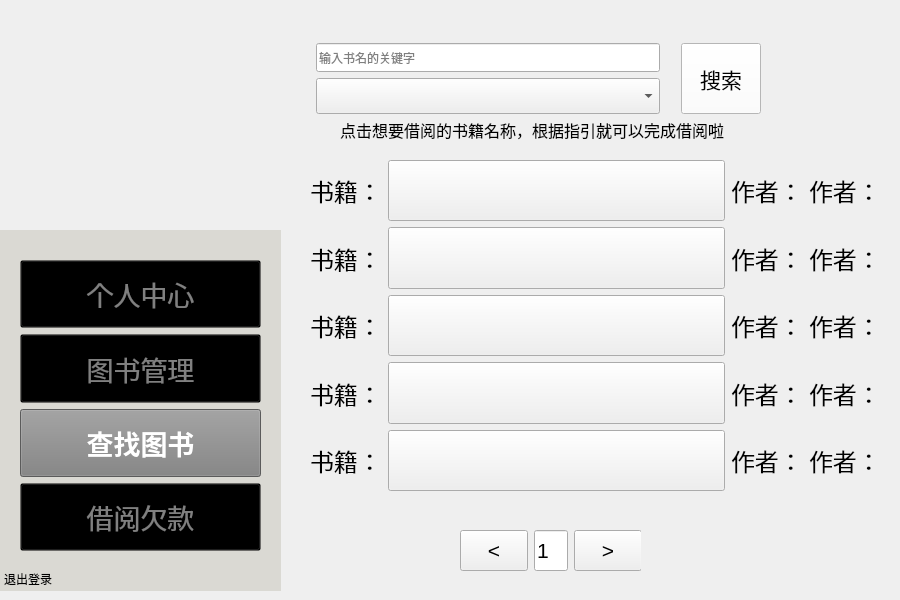
<?xml version="1.0" encoding="UTF-8"?>
<ui version="4.0">
 <class>findbook</class>
 <widget class="QWidget" name="findbook">
  <property name="geometry">
   <rect>
    <x>0</x>
    <y>0</y>
    <width>900</width>
    <height>600</height>
   </rect>
  </property>
  <property name="sizePolicy">
   <sizepolicy hsizetype="Ignored" vsizetype="Preferred">
    <horstretch>0</horstretch>
    <verstretch>0</verstretch>
   </sizepolicy>
  </property>
  <property name="windowTitle">
   <string>Form</string>
  </property>
  <widget class="QWidget" name="verticalLayoutWidget_4">
   <property name="geometry">
    <rect>
     <x>310</x>
     <y>160</y>
     <width>571</width>
     <height>331</height>
    </rect>
   </property>
   <layout class="QVBoxLayout" name="verticalLayout_3">
    <item>
     <layout class="QHBoxLayout" name="horizontalLayout_11">
      <item>
       <widget class="QLabel" name="n1">
        <property name="sizePolicy">
         <sizepolicy hsizetype="Fixed" vsizetype="Preferred">
          <horstretch>0</horstretch>
          <verstretch>0</verstretch>
         </sizepolicy>
        </property>
        <property name="font">
         <font>
          <pointsize>18</pointsize>
         </font>
        </property>
        <property name="text">
         <string>书籍：</string>
        </property>
       </widget>
      </item>
      <item>
       <widget class="QPushButton" name="bookk">
        <property name="sizePolicy">
         <sizepolicy hsizetype="Preferred" vsizetype="Expanding">
          <horstretch>0</horstretch>
          <verstretch>0</verstretch>
         </sizepolicy>
        </property>
        <property name="font">
         <font>
          <pointsize>14</pointsize>
         </font>
        </property>
        <property name="styleSheet">
         <string notr="true">border: none;
    background-color: rgba(0, 0, 0, 0); /* 设置背景颜色为透明}</string>
        </property>
        <property name="text">
         <string/>
        </property>
       </widget>
      </item>
      <item>
       <widget class="QLabel" name="n11">
        <property name="sizePolicy">
         <sizepolicy hsizetype="Fixed" vsizetype="Preferred">
          <horstretch>0</horstretch>
          <verstretch>0</verstretch>
         </sizepolicy>
        </property>
        <property name="font">
         <font>
          <pointsize>18</pointsize>
         </font>
        </property>
        <property name="text">
         <string>作者：</string>
        </property>
       </widget>
      </item>
      <item>
       <widget class="QLabel" name="author1">
        <property name="sizePolicy">
         <sizepolicy hsizetype="Fixed" vsizetype="Preferred">
          <horstretch>0</horstretch>
          <verstretch>0</verstretch>
         </sizepolicy>
        </property>
        <property name="font">
         <font>
          <pointsize>18</pointsize>
         </font>
        </property>
        <property name="text">
         <string>作者：</string>
        </property>
       </widget>
      </item>
     </layout>
    </item>
    <item>
     <layout class="QHBoxLayout" name="horizontalLayout_10">
      <item>
       <widget class="QLabel" name="n2">
        <property name="sizePolicy">
         <sizepolicy hsizetype="Fixed" vsizetype="Preferred">
          <horstretch>0</horstretch>
          <verstretch>0</verstretch>
         </sizepolicy>
        </property>
        <property name="font">
         <font>
          <pointsize>18</pointsize>
         </font>
        </property>
        <property name="text">
         <string>书籍：</string>
        </property>
       </widget>
      </item>
      <item>
       <widget class="QPushButton" name="bookk2">
        <property name="sizePolicy">
         <sizepolicy hsizetype="Preferred" vsizetype="Expanding">
          <horstretch>0</horstretch>
          <verstretch>0</verstretch>
         </sizepolicy>
        </property>
        <property name="font">
         <font>
          <pointsize>14</pointsize>
         </font>
        </property>
        <property name="styleSheet">
         <string notr="true">border: none;
    background-color: rgba(0, 0, 0, 0); /* 设置背景颜色为透明}</string>
        </property>
        <property name="text">
         <string/>
        </property>
       </widget>
      </item>
      <item>
       <widget class="QLabel" name="n22">
        <property name="sizePolicy">
         <sizepolicy hsizetype="Fixed" vsizetype="Preferred">
          <horstretch>0</horstretch>
          <verstretch>0</verstretch>
         </sizepolicy>
        </property>
        <property name="font">
         <font>
          <pointsize>18</pointsize>
         </font>
        </property>
        <property name="text">
         <string>作者：</string>
        </property>
       </widget>
      </item>
      <item>
       <widget class="QLabel" name="author2">
        <property name="sizePolicy">
         <sizepolicy hsizetype="Fixed" vsizetype="Preferred">
          <horstretch>0</horstretch>
          <verstretch>0</verstretch>
         </sizepolicy>
        </property>
        <property name="font">
         <font>
          <pointsize>18</pointsize>
         </font>
        </property>
        <property name="text">
         <string>作者：</string>
        </property>
       </widget>
      </item>
     </layout>
    </item>
    <item>
     <layout class="QHBoxLayout" name="horizontalLayout_9">
      <item>
       <widget class="QLabel" name="n3">
        <property name="sizePolicy">
         <sizepolicy hsizetype="Fixed" vsizetype="Preferred">
          <horstretch>0</horstretch>
          <verstretch>0</verstretch>
         </sizepolicy>
        </property>
        <property name="font">
         <font>
          <pointsize>18</pointsize>
         </font>
        </property>
        <property name="text">
         <string>书籍：</string>
        </property>
       </widget>
      </item>
      <item>
       <widget class="QPushButton" name="bookk3">
        <property name="sizePolicy">
         <sizepolicy hsizetype="Preferred" vsizetype="Expanding">
          <horstretch>0</horstretch>
          <verstretch>0</verstretch>
         </sizepolicy>
        </property>
        <property name="font">
         <font>
          <pointsize>14</pointsize>
         </font>
        </property>
        <property name="styleSheet">
         <string notr="true">border: none;
    background-color: rgba(0, 0, 0, 0); /* 设置背景颜色为透明}</string>
        </property>
        <property name="text">
         <string/>
        </property>
       </widget>
      </item>
      <item>
       <widget class="QLabel" name="n33">
        <property name="sizePolicy">
         <sizepolicy hsizetype="Fixed" vsizetype="Preferred">
          <horstretch>0</horstretch>
          <verstretch>0</verstretch>
         </sizepolicy>
        </property>
        <property name="font">
         <font>
          <pointsize>18</pointsize>
         </font>
        </property>
        <property name="text">
         <string>作者：</string>
        </property>
       </widget>
      </item>
      <item>
       <widget class="QLabel" name="author3">
        <property name="sizePolicy">
         <sizepolicy hsizetype="Fixed" vsizetype="Preferred">
          <horstretch>0</horstretch>
          <verstretch>0</verstretch>
         </sizepolicy>
        </property>
        <property name="font">
         <font>
          <pointsize>18</pointsize>
         </font>
        </property>
        <property name="text">
         <string>作者：</string>
        </property>
       </widget>
      </item>
     </layout>
    </item>
    <item>
     <layout class="QHBoxLayout" name="horizontalLayout_6">
      <item>
       <widget class="QLabel" name="n4">
        <property name="sizePolicy">
         <sizepolicy hsizetype="Fixed" vsizetype="Preferred">
          <horstretch>0</horstretch>
          <verstretch>0</verstretch>
         </sizepolicy>
        </property>
        <property name="font">
         <font>
          <pointsize>18</pointsize>
         </font>
        </property>
        <property name="text">
         <string>书籍：</string>
        </property>
       </widget>
      </item>
      <item>
       <widget class="QPushButton" name="bookk4">
        <property name="sizePolicy">
         <sizepolicy hsizetype="Preferred" vsizetype="Expanding">
          <horstretch>0</horstretch>
          <verstretch>0</verstretch>
         </sizepolicy>
        </property>
        <property name="font">
         <font>
          <pointsize>14</pointsize>
         </font>
        </property>
        <property name="styleSheet">
         <string notr="true">border: none;
    background-color: rgba(0, 0, 0, 0); /* 设置背景颜色为透明}</string>
        </property>
        <property name="text">
         <string/>
        </property>
       </widget>
      </item>
      <item>
       <widget class="QLabel" name="n44">
        <property name="sizePolicy">
         <sizepolicy hsizetype="Fixed" vsizetype="Preferred">
          <horstretch>0</horstretch>
          <verstretch>0</verstretch>
         </sizepolicy>
        </property>
        <property name="font">
         <font>
          <pointsize>18</pointsize>
         </font>
        </property>
        <property name="text">
         <string>作者：</string>
        </property>
       </widget>
      </item>
      <item>
       <widget class="QLabel" name="author4">
        <property name="sizePolicy">
         <sizepolicy hsizetype="Fixed" vsizetype="Preferred">
          <horstretch>0</horstretch>
          <verstretch>0</verstretch>
         </sizepolicy>
        </property>
        <property name="font">
         <font>
          <pointsize>18</pointsize>
         </font>
        </property>
        <property name="text">
         <string>作者：</string>
        </property>
       </widget>
      </item>
     </layout>
    </item>
    <item>
     <layout class="QHBoxLayout" name="horizontalLayout_4">
      <item>
       <widget class="QLabel" name="n5">
        <property name="sizePolicy">
         <sizepolicy hsizetype="Fixed" vsizetype="Preferred">
          <horstretch>0</horstretch>
          <verstretch>0</verstretch>
         </sizepolicy>
        </property>
        <property name="font">
         <font>
          <pointsize>18</pointsize>
         </font>
        </property>
        <property name="text">
         <string>书籍：</string>
        </property>
       </widget>
      </item>
      <item>
       <widget class="QPushButton" name="bookk5">
        <property name="sizePolicy">
         <sizepolicy hsizetype="Preferred" vsizetype="Expanding">
          <horstretch>0</horstretch>
          <verstretch>0</verstretch>
         </sizepolicy>
        </property>
        <property name="font">
         <font>
          <pointsize>14</pointsize>
         </font>
        </property>
        <property name="styleSheet">
         <string notr="true">border: none;
    background-color: rgba(0, 0, 0, 0); /* 设置背景颜色为透明}</string>
        </property>
        <property name="text">
         <string/>
        </property>
       </widget>
      </item>
      <item>
       <widget class="QLabel" name="n55">
        <property name="sizePolicy">
         <sizepolicy hsizetype="Fixed" vsizetype="Preferred">
          <horstretch>0</horstretch>
          <verstretch>0</verstretch>
         </sizepolicy>
        </property>
        <property name="font">
         <font>
          <pointsize>18</pointsize>
         </font>
        </property>
        <property name="text">
         <string>作者：</string>
        </property>
       </widget>
      </item>
      <item>
       <widget class="QLabel" name="author5">
        <property name="sizePolicy">
         <sizepolicy hsizetype="Fixed" vsizetype="Preferred">
          <horstretch>0</horstretch>
          <verstretch>0</verstretch>
         </sizepolicy>
        </property>
        <property name="font">
         <font>
          <pointsize>18</pointsize>
         </font>
        </property>
        <property name="text">
         <string>作者：</string>
        </property>
       </widget>
      </item>
     </layout>
    </item>
   </layout>
  </widget>
  <widget class="QLabel" name="logo">
   <property name="enabled">
    <bool>true</bool>
   </property>
   <property name="geometry">
    <rect>
     <x>0</x>
     <y>0</y>
     <width>281</width>
     <height>271</height>
    </rect>
   </property>
   <property name="styleSheet">
    <string notr="true">QLabel {
    background-color: transparent;
}
</string>
   </property>
   <property name="frameShape">
    <enum>QFrame::Shape::NoFrame</enum>
   </property>
   <property name="frameShadow">
    <enum>QFrame::Shadow::Plain</enum>
   </property>
   <property name="text">
    <string/>
   </property>
   <property name="pixmap">
    <pixmap resource="Logo.qrc">:/image/Logo.png</pixmap>
   </property>
   <property name="scaledContents">
    <bool>true</bool>
   </property>
   <property name="wordWrap">
    <bool>false</bool>
   </property>
   <property name="openExternalLinks">
    <bool>false</bool>
   </property>
   <property name="textInteractionFlags">
    <set>Qt::TextInteractionFlag::LinksAccessibleByMouse</set>
   </property>
  </widget>
  <widget class="QWidget" name="verticalLayoutWidget">
   <property name="geometry">
    <rect>
     <x>0</x>
     <y>230</y>
     <width>281</width>
     <height>361</height>
    </rect>
   </property>
   <layout class="QVBoxLayout" name="mode">
    <item>
     <widget class="QFrame" name="frame">
      <property name="enabled">
       <bool>true</bool>
      </property>
      <property name="acceptDrops">
       <bool>false</bool>
      </property>
      <property name="autoFillBackground">
       <bool>false</bool>
      </property>
      <property name="styleSheet">
       <string notr="true">QFrame {
    background-color: rgb(218,217,211); 
}
</string>
      </property>
      <property name="frameShape">
       <enum>QFrame::Shape::NoFrame</enum>
      </property>
      <property name="frameShadow">
       <enum>QFrame::Shadow::Plain</enum>
      </property>
      <widget class="QWidget" name="verticalLayoutWidget_2">
       <property name="geometry">
        <rect>
         <x>20</x>
         <y>30</y>
         <width>241</width>
         <height>291</height>
        </rect>
       </property>
       <layout class="QVBoxLayout" name="verticalLayout_2">
        <item>
         <widget class="QPushButton" name="PersonalMode_Button">
          <property name="enabled">
           <bool>true</bool>
          </property>
          <property name="sizePolicy">
           <sizepolicy hsizetype="Expanding" vsizetype="Expanding">
            <horstretch>0</horstretch>
            <verstretch>0</verstretch>
           </sizepolicy>
          </property>
          <property name="font">
           <font>
            <pointsize>20</pointsize>
            <bold>false</bold>
           </font>
          </property>
          <property name="focusPolicy">
           <enum>Qt::FocusPolicy::ClickFocus</enum>
          </property>
          <property name="layoutDirection">
           <enum>Qt::LayoutDirection::LeftToRight</enum>
          </property>
          <property name="autoFillBackground">
           <bool>false</bool>
          </property>
          <property name="styleSheet">
           <string notr="true">QPushButton {
    background-color: transparent;
    color: grey;
}
</string>
          </property>
          <property name="text">
           <string>个人中心</string>
          </property>
         </widget>
        </item>
        <item>
         <widget class="QPushButton" name="BookMode_Button">
          <property name="enabled">
           <bool>true</bool>
          </property>
          <property name="sizePolicy">
           <sizepolicy hsizetype="Expanding" vsizetype="Expanding">
            <horstretch>0</horstretch>
            <verstretch>0</verstretch>
           </sizepolicy>
          </property>
          <property name="palette">
           <palette>
            <active>
             <colorrole role="WindowText">
              <brush brushstyle="SolidPattern">
               <color alpha="255">
                <red>128</red>
                <green>128</green>
                <blue>128</blue>
               </color>
              </brush>
             </colorrole>
             <colorrole role="Button">
              <brush brushstyle="SolidPattern">
               <color alpha="0">
                <red>0</red>
                <green>0</green>
                <blue>0</blue>
               </color>
              </brush>
             </colorrole>
             <colorrole role="Text">
              <brush brushstyle="SolidPattern">
               <color alpha="255">
                <red>128</red>
                <green>128</green>
                <blue>128</blue>
               </color>
              </brush>
             </colorrole>
             <colorrole role="ButtonText">
              <brush brushstyle="SolidPattern">
               <color alpha="255">
                <red>128</red>
                <green>128</green>
                <blue>128</blue>
               </color>
              </brush>
             </colorrole>
             <colorrole role="Base">
              <brush brushstyle="SolidPattern">
               <color alpha="0">
                <red>0</red>
                <green>0</green>
                <blue>0</blue>
               </color>
              </brush>
             </colorrole>
             <colorrole role="Window">
              <brush brushstyle="SolidPattern">
               <color alpha="0">
                <red>0</red>
                <green>0</green>
                <blue>0</blue>
               </color>
              </brush>
             </colorrole>
             <colorrole role="PlaceholderText">
              <brush brushstyle="SolidPattern">
               <color alpha="128">
                <red>128</red>
                <green>128</green>
                <blue>128</blue>
               </color>
              </brush>
             </colorrole>
            </active>
            <inactive>
             <colorrole role="WindowText">
              <brush brushstyle="SolidPattern">
               <color alpha="255">
                <red>128</red>
                <green>128</green>
                <blue>128</blue>
               </color>
              </brush>
             </colorrole>
             <colorrole role="Button">
              <brush brushstyle="SolidPattern">
               <color alpha="0">
                <red>0</red>
                <green>0</green>
                <blue>0</blue>
               </color>
              </brush>
             </colorrole>
             <colorrole role="Text">
              <brush brushstyle="SolidPattern">
               <color alpha="255">
                <red>128</red>
                <green>128</green>
                <blue>128</blue>
               </color>
              </brush>
             </colorrole>
             <colorrole role="ButtonText">
              <brush brushstyle="SolidPattern">
               <color alpha="255">
                <red>128</red>
                <green>128</green>
                <blue>128</blue>
               </color>
              </brush>
             </colorrole>
             <colorrole role="Base">
              <brush brushstyle="SolidPattern">
               <color alpha="0">
                <red>0</red>
                <green>0</green>
                <blue>0</blue>
               </color>
              </brush>
             </colorrole>
             <colorrole role="Window">
              <brush brushstyle="SolidPattern">
               <color alpha="0">
                <red>0</red>
                <green>0</green>
                <blue>0</blue>
               </color>
              </brush>
             </colorrole>
             <colorrole role="PlaceholderText">
              <brush brushstyle="SolidPattern">
               <color alpha="128">
                <red>128</red>
                <green>128</green>
                <blue>128</blue>
               </color>
              </brush>
             </colorrole>
            </inactive>
            <disabled>
             <colorrole role="WindowText">
              <brush brushstyle="SolidPattern">
               <color alpha="255">
                <red>128</red>
                <green>128</green>
                <blue>128</blue>
               </color>
              </brush>
             </colorrole>
             <colorrole role="Button">
              <brush brushstyle="SolidPattern">
               <color alpha="0">
                <red>0</red>
                <green>0</green>
                <blue>0</blue>
               </color>
              </brush>
             </colorrole>
             <colorrole role="Text">
              <brush brushstyle="SolidPattern">
               <color alpha="255">
                <red>128</red>
                <green>128</green>
                <blue>128</blue>
               </color>
              </brush>
             </colorrole>
             <colorrole role="ButtonText">
              <brush brushstyle="SolidPattern">
               <color alpha="255">
                <red>128</red>
                <green>128</green>
                <blue>128</blue>
               </color>
              </brush>
             </colorrole>
             <colorrole role="Base">
              <brush brushstyle="SolidPattern">
               <color alpha="0">
                <red>0</red>
                <green>0</green>
                <blue>0</blue>
               </color>
              </brush>
             </colorrole>
             <colorrole role="Window">
              <brush brushstyle="SolidPattern">
               <color alpha="0">
                <red>0</red>
                <green>0</green>
                <blue>0</blue>
               </color>
              </brush>
             </colorrole>
             <colorrole role="PlaceholderText">
              <brush brushstyle="SolidPattern">
               <color alpha="128">
                <red>128</red>
                <green>128</green>
                <blue>128</blue>
               </color>
              </brush>
             </colorrole>
            </disabled>
           </palette>
          </property>
          <property name="font">
           <font>
            <pointsize>20</pointsize>
            <bold>false</bold>
           </font>
          </property>
          <property name="mouseTracking">
           <bool>false</bool>
          </property>
          <property name="acceptDrops">
           <bool>false</bool>
          </property>
          <property name="layoutDirection">
           <enum>Qt::LayoutDirection::LeftToRight</enum>
          </property>
          <property name="autoFillBackground">
           <bool>false</bool>
          </property>
          <property name="styleSheet">
           <string notr="true">QPushButton {
    background-color: transparent;
    color: grey;
}
</string>
          </property>
          <property name="text">
           <string>图书管理</string>
          </property>
         </widget>
        </item>
        <item>
         <widget class="QPushButton" name="FindBookMode_Button">
          <property name="sizePolicy">
           <sizepolicy hsizetype="Expanding" vsizetype="Expanding">
            <horstretch>0</horstretch>
            <verstretch>0</verstretch>
           </sizepolicy>
          </property>
          <property name="font">
           <font>
            <pointsize>20</pointsize>
            <bold>true</bold>
           </font>
          </property>
          <property name="layoutDirection">
           <enum>Qt::LayoutDirection::LeftToRight</enum>
          </property>
          <property name="autoFillBackground">
           <bool>false</bool>
          </property>
          <property name="styleSheet">
           <string notr="true">QPushButton {
    background-color: gray;
    color: white;
}</string>
          </property>
          <property name="text">
           <string>查找图书</string>
          </property>
         </widget>
        </item>
        <item>
         <widget class="QPushButton" name="PayMode_Button">
          <property name="sizePolicy">
           <sizepolicy hsizetype="Expanding" vsizetype="Expanding">
            <horstretch>0</horstretch>
            <verstretch>0</verstretch>
           </sizepolicy>
          </property>
          <property name="font">
           <font>
            <pointsize>20</pointsize>
           </font>
          </property>
          <property name="layoutDirection">
           <enum>Qt::LayoutDirection::LeftToRight</enum>
          </property>
          <property name="autoFillBackground">
           <bool>false</bool>
          </property>
          <property name="styleSheet">
           <string notr="true">QPushButton {
    background-color: transparent;
    color: grey;
}
</string>
          </property>
          <property name="text">
           <string>借阅欠款</string>
          </property>
         </widget>
        </item>
       </layout>
       <zorder>BookMode_Button</zorder>
       <zorder>FindBookMode_Button</zorder>
       <zorder>PayMode_Button</zorder>
       <zorder>PersonalMode_Button</zorder>
      </widget>
      <widget class="QPushButton" name="pushButton">
       <property name="geometry">
        <rect>
         <x>0</x>
         <y>340</y>
         <width>56</width>
         <height>18</height>
        </rect>
       </property>
       <property name="styleSheet">
        <string notr="true">QPushButton {
    border: none;
    background: transparent;
    color: black;
  }</string>
       </property>
       <property name="text">
        <string>退出登录</string>
       </property>
      </widget>
     </widget>
    </item>
   </layout>
  </widget>
  <widget class="QWidget" name="horizontalLayoutWidget">
   <property name="geometry">
    <rect>
     <x>310</x>
     <y>43</y>
     <width>451</width>
     <height>71</height>
    </rect>
   </property>
   <layout class="QHBoxLayout" name="horizontalLayout">
    <item>
     <layout class="QFormLayout" name="formLayout_3">
      <item row="0" column="1">
       <widget class="QLineEdit" name="label_input">
        <property name="sizePolicy">
         <sizepolicy hsizetype="Expanding" vsizetype="Expanding">
          <horstretch>0</horstretch>
          <verstretch>0</verstretch>
         </sizepolicy>
        </property>
        <property name="text">
         <string/>
        </property>
        <property name="placeholderText">
         <string>输入书名的关键字</string>
        </property>
       </widget>
      </item>
      <item row="1" column="1">
       <widget class="QComboBox" name="Type_Name_chose_2">
        <property name="font">
         <font>
          <pointsize>18</pointsize>
         </font>
        </property>
        <property name="autoFillBackground">
         <bool>false</bool>
        </property>
        <property name="styleSheet">
         <string notr="true"/>
        </property>
        <property name="editable">
         <bool>false</bool>
        </property>
        <property name="currentText">
         <string/>
        </property>
        <property name="insertPolicy">
         <enum>QComboBox::InsertPolicy::InsertAtBottom</enum>
        </property>
        <property name="placeholderText">
         <string/>
        </property>
        <item>
         <property name="text">
          <string/>
         </property>
        </item>
        <item>
         <property name="text">
          <string>文学作品，小说</string>
         </property>
        </item>
        <item>
         <property name="text">
          <string>童书</string>
         </property>
        </item>
        <item>
         <property name="text">
          <string>教科书</string>
         </property>
        </item>
        <item>
         <property name="text">
          <string>传记，回忆录</string>
         </property>
        </item>
        <item>
         <property name="text">
          <string>科幻</string>
         </property>
        </item>
        <item>
         <property name="text">
          <string>历史</string>
         </property>
        </item>
        <item>
         <property name="text">
          <string>哲学</string>
         </property>
        </item>
       </widget>
      </item>
     </layout>
    </item>
    <item>
     <widget class="QLabel" name="label_2">
      <property name="font">
       <font>
        <pointsize>12</pointsize>
       </font>
      </property>
      <property name="text">
       <string/>
      </property>
     </widget>
    </item>
    <item>
     <widget class="QPushButton" name="find_button">
      <property name="sizePolicy">
       <sizepolicy hsizetype="Minimum" vsizetype="Expanding">
        <horstretch>0</horstretch>
        <verstretch>0</verstretch>
       </sizepolicy>
      </property>
      <property name="font">
       <font>
        <pointsize>16</pointsize>
       </font>
      </property>
      <property name="styleSheet">
       <string notr="true">QPushButton {
    background-color: white;}</string>
      </property>
      <property name="text">
       <string>搜索</string>
      </property>
     </widget>
    </item>
   </layout>
  </widget>
  <widget class="QWidget" name="horizontalLayoutWidget_2">
   <property name="geometry">
    <rect>
     <x>460</x>
     <y>530</y>
     <width>181</width>
     <height>41</height>
    </rect>
   </property>
   <layout class="QHBoxLayout" name="horizontalLayout_2">
    <item>
     <widget class="QPushButton" name="reduce_button">
      <property name="sizePolicy">
       <sizepolicy hsizetype="Minimum" vsizetype="Expanding">
        <horstretch>0</horstretch>
        <verstretch>0</verstretch>
       </sizepolicy>
      </property>
      <property name="font">
       <font>
        <pointsize>16</pointsize>
       </font>
      </property>
      <property name="text">
       <string>&lt;</string>
      </property>
     </widget>
    </item>
    <item>
     <widget class="QLineEdit" name="pages">
      <property name="sizePolicy">
       <sizepolicy hsizetype="Expanding" vsizetype="Expanding">
        <horstretch>0</horstretch>
        <verstretch>0</verstretch>
       </sizepolicy>
      </property>
      <property name="font">
       <font>
        <pointsize>16</pointsize>
       </font>
      </property>
      <property name="layoutDirection">
       <enum>Qt::LayoutDirection::LeftToRight</enum>
      </property>
      <property name="text">
       <string>1</string>
      </property>
     </widget>
    </item>
    <item>
     <widget class="QPushButton" name="raise_button">
      <property name="sizePolicy">
       <sizepolicy hsizetype="Minimum" vsizetype="Expanding">
        <horstretch>0</horstretch>
        <verstretch>0</verstretch>
       </sizepolicy>
      </property>
      <property name="font">
       <font>
        <pointsize>16</pointsize>
       </font>
      </property>
      <property name="text">
       <string>&gt;</string>
      </property>
     </widget>
    </item>
   </layout>
  </widget>
  <widget class="QLabel" name="label">
   <property name="geometry">
    <rect>
     <x>340</x>
     <y>120</y>
     <width>501</width>
     <height>20</height>
    </rect>
   </property>
   <property name="font">
    <font>
     <pointsize>12</pointsize>
    </font>
   </property>
   <property name="text">
    <string>点击想要借阅的书籍名称，根据指引就可以完成借阅啦</string>
   </property>
  </widget>
  <widget class="QLabel" name="logo_2">
   <property name="enabled">
    <bool>true</bool>
   </property>
   <property name="geometry">
    <rect>
     <x>730</x>
     <y>20</y>
     <width>201</width>
     <height>191</height>
    </rect>
   </property>
   <property name="styleSheet">
    <string notr="true">QLabel {
    background-color: transparent;
}
</string>
   </property>
   <property name="frameShape">
    <enum>QFrame::Shape::NoFrame</enum>
   </property>
   <property name="frameShadow">
    <enum>QFrame::Shadow::Plain</enum>
   </property>
   <property name="text">
    <string/>
   </property>
   <property name="pixmap">
    <pixmap resource="Logo.qrc">:/image/bookcat2.png</pixmap>
   </property>
   <property name="scaledContents">
    <bool>true</bool>
   </property>
   <property name="wordWrap">
    <bool>false</bool>
   </property>
   <property name="openExternalLinks">
    <bool>false</bool>
   </property>
   <property name="textInteractionFlags">
    <set>Qt::TextInteractionFlag::LinksAccessibleByMouse</set>
   </property>
  </widget>
 </widget>
 <resources>
  <include location="Logo.qrc"/>
 </resources>
 <connections/>
</ui>
